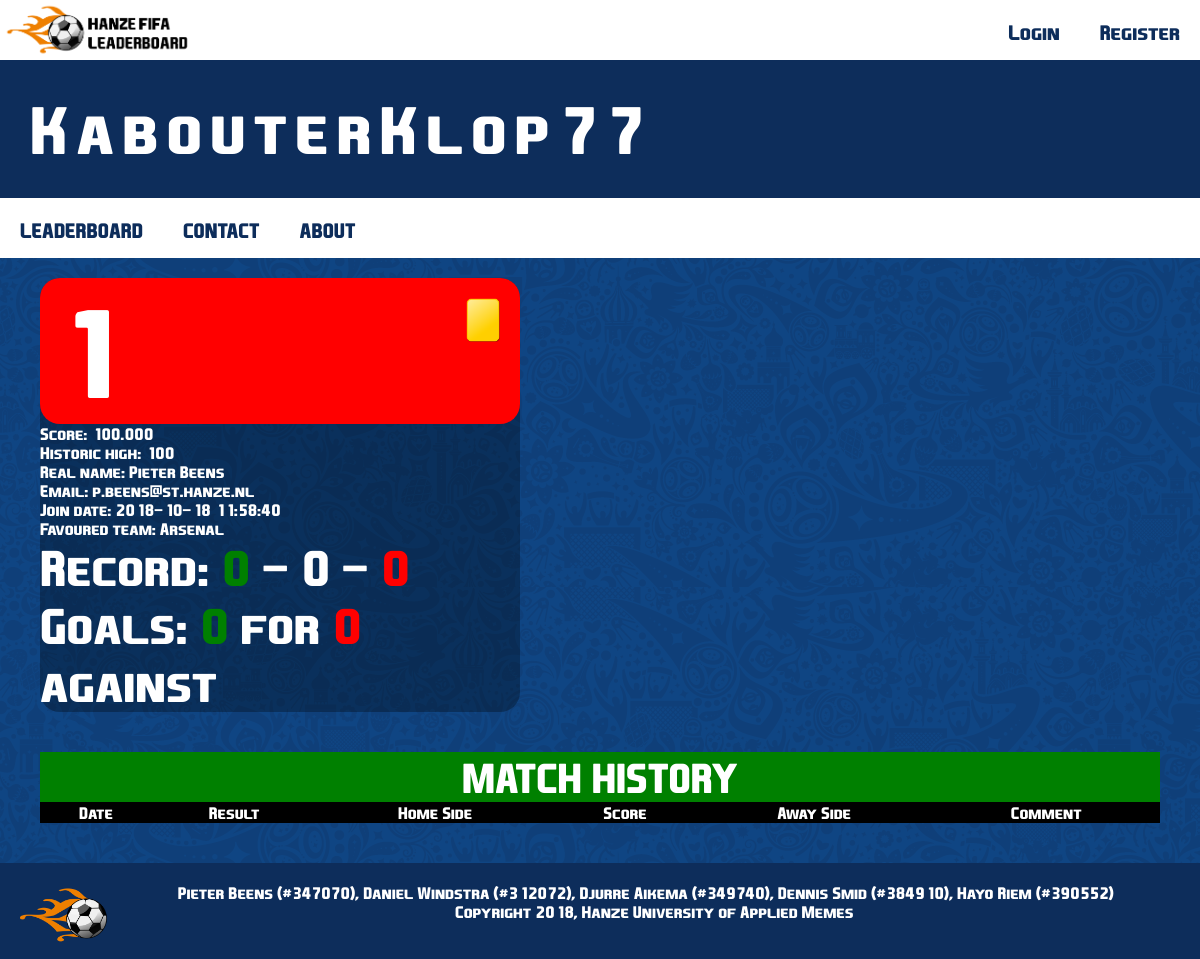
The app's page /profile.php?user=2, older data.
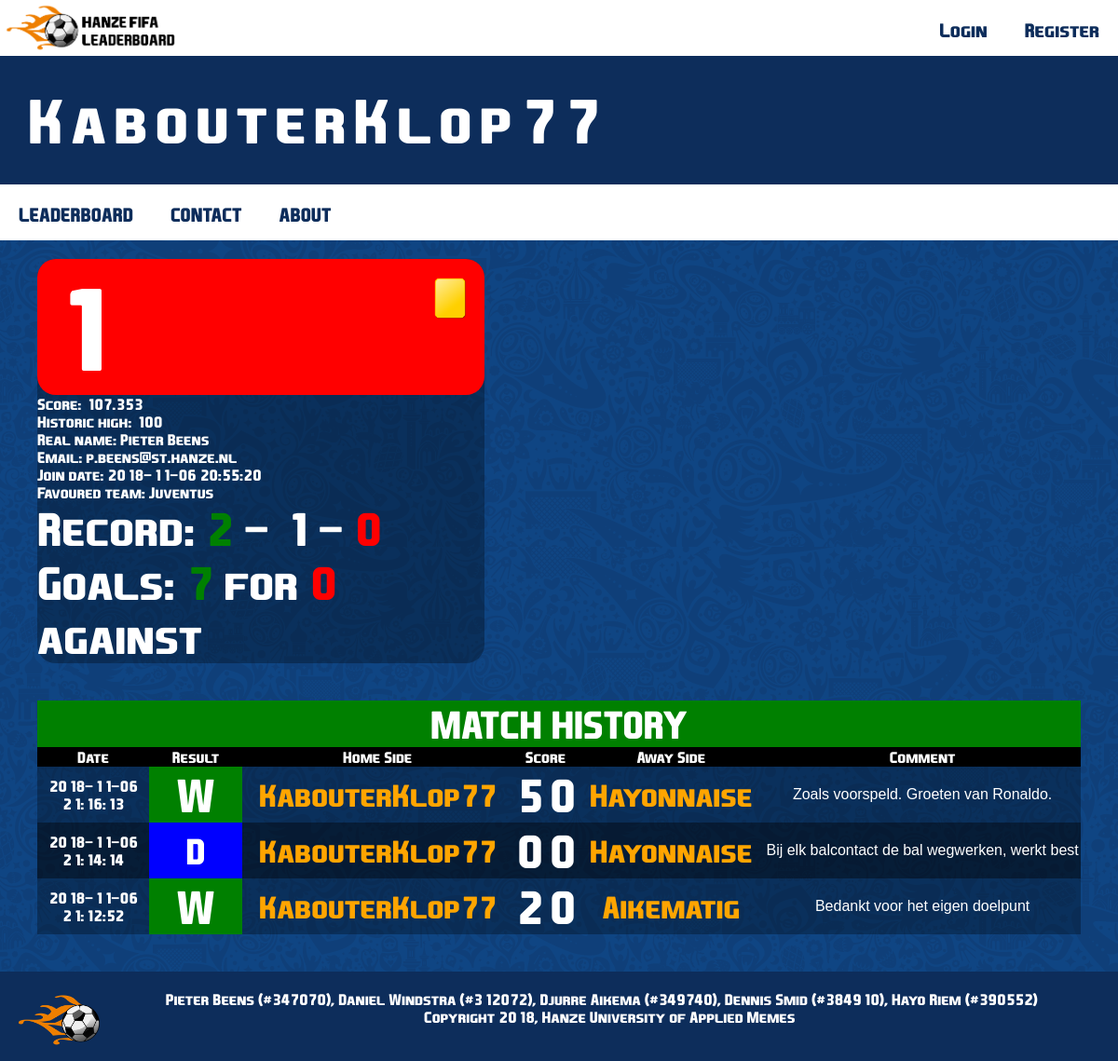
The same page, newer data.
### tables this page shows
CREATE TABLE `users` (
  `id` int(11) NOT NULL,
  `name` varchar(45) NOT NULL,
  `realname` varchar(45) DEFAULT NULL,
  `password` varchar(64) NOT NULL,
  `score` decimal(11,3) NOT NULL,
  `highscore` int(11) DEFAULT NULL,
  `email` varchar(45) NOT NULL,
  `confirmation` varchar(45) DEFAULT NULL,
  `avatar` varchar(512) DEFAULT NULL,
  `favteam` varchar(28) DEFAULT NULL,
  `roles_id` int(11) NOT NULL,
  `joindate` datetime NOT NULL,
  `salt` varchar(64) DEFAULT NULL
);

CREATE TABLE `results` (
  `id` int(11) NOT NULL,
  `homeplayer` int(11) NOT NULL,
  `awayplayer` int(11) NOT NULL,
  `homegoals` int(11) NOT NULL,
  `awaygoals` int(11) NOT NULL,
  `scorechange` decimal(11,3) DEFAULT NULL,
  `description` varchar(60) DEFAULT NULL,
  `datetime` datetime NOT NULL
);

### classes/DB.php (called while the page is built, shortened)
<?php
    class DB {
        private static $_instance = null;
        public static function conn()
        {
            if (!isset(self::$_instance)) {
                self::$_instance = new DB();
            }
            return self::$_instance;
        }
    }

### classes/Session.php (called while the page is built, shortened)
<?php
class Session
{
    public static function exists($name)
    {
        return (isset($_SESSION[$name])) ? true : false;
    }
}

### classes/User.php (called while the page is built, shortened)
<?php
class User
{
    private $_db,
        $_data,
        $_isLoggedIn;
    public function isLoggedIn()
    {
        return $this->_isLoggedIn;
    }
}

### profile.php (the view, shortened to what this page needs)
<?php
include('fifadbconn.php');
$query = "SELECT name, avatar, realname, email, highscore, joindate, favteam, score FROM users WHERE id = ".$_GET['user'];
$result = mysqli_query($db,$query) or die ('Error finding username');
$player = mysqli_fetch_assoc($result);
$query = "SELECT score FROM users WHERE score > ".$player['score'];
$result = mysqli_query($db,$query) or die ('Error comparing user scores');
$ranking = mysqli_num_rows($result) + 1;
$query = "SELECT id FROM cards WHERE accused = ".$_GET['user'];
$cardresult = mysqli_query($db,$query) or die ('Error counting cards');
if (mysqli_num_rows($cardresult) > 1) {$card = "layouts/images/redcard.png";}
elseif (mysqli_num_rows($cardresult) == 1) {$card = "layouts/images/yellowcard.png";}
else {$card = "";}
$title = $player['name'];
include('layouts/header.php');
?>
<div class="leaderboardDiv" style="max-width:40%; border-radius:20px">
  <?php
  if ($card == "layouts/images/redcard.png" OR $card == "layouts/images/yellowcard.png"){
  ?>
  <img style="float:right;margin:20px;" class="leaderboardTekst" src="<?php echo $card?>">
<?php } ?>
  <div style="background-color:red;width:100%;border-radius:20px">
<table>
  <td style="font-size:120px"><?php echo $ranking ?></td></tr>
</table>
</div>
<?php
echo "Score: ".$player['score']."<br>Historic high: ".$player['highscore']."<br>Real name: ".$player['realname']."<br>Email: ".$player['email']."<br>Join date: ".$player['joindate']."<br>Favoured team: ".$player['favteam']."<br>";
$goalsfor = 0;
$goalsagainst = 0;
$wins = 0;
$draws = 0;
$losses = 0;
$query = "SELECT homegoals, awaygoals FROM results WHERE homeplayer = ".$_GET['user'];
$gfaresult = mysqli_query($db,$query) or die ('Error querying database: Homegames');
while ($gfa = mysqli_fetch_assoc($gfaresult)) {
  $goalsfor += $gfa['homegoals'];
  $goalsagainst += $gfa['awaygoals'];
  if ($gfa['awaygoals'] < $gfa['homegoals']) $wins++;
  elseif ($gfa['awaygoals'] > $gfa['homegoals']) $losses++;
  else $draws++;
}
echo "<td><font size=20><b>Record: <font color=green>".$wins."</font> - ".$draws." - <font color=red>".$losses."</font><br><td>";
echo "<b>Goals: <font color=green>".$goalsfor."</font> for <font color=red>".$goalsagainst."</font> against</font><br>";
$query = "SELECT `datetime`, scorechange, homeplayer, home.name AS homename, homegoals, awaygoals, awayplayer, away.name AS awayname, description";
$query .= " FROM results JOIN users home ON homeplayer = home.id JOIN users away ON awayplayer = away.id";
$query .= " WHERE homeplayer = ".$_GET['user']." OR awayplayer = ".$_GET['user'];
$query .= " ORDER BY `datetime` DESC";
$result = mysqli_query($db,$query) or die ('Error querying database');
?>
</div>
<div style="margin: 40px; background-color: rgba(0, 0, 0, 0.30)">
<table style="width:100%">
<tr>
<td style=font-size:30pt;text-align:center;background-color:green colspan=7>MATCH HISTORY</td>
</tr><tr style=background-color:black>
<th>Date</th><th>Result</th><th>Home Side</th><th colspan=2>Score</th><th>Away Side</th><th>Comment</th></tr>
<?php
while ($row = mysqli_fetch_assoc($result)) {
  if ($row['homeplayer'] == $_GET['user'] AND $row['homegoals'] > $row['awaygoals']) $wld = "<td width= 100 style=background-color:green;text-align:center;font-size:36pt><b>W</b></td>";
  elseif ($row['awayplayer'] == $_GET['user'] AND $row['homegoals'] < $row['awaygoals']) $wld = "<td width= 100 style=background-color:green;text-align:center;font-size:36pt><b>W</b></td>";
  elseif ($row['homeplayer'] == $_GET['user'] AND $row['homegoals'] < $row['awaygoals']) $wld = "<td width= 100 style=background-color:red;text-align:center;font-size:36pt><b>L</b></td>";
  elseif ($row['awayplayer'] == $_GET['user'] AND $row['homegoals'] > $row['awaygoals']) $wld = "<td width= 100 style=background-color:red;text-align:center;font-size:36pt><b>L</b></td>";
  else $wld = "<td style=background-color:blue;text-align:center;font-size:28pt><b>D</b></td>";
  ?>
  <tr>
  <td width=120 height=50><?php echo $row['datetime']?></td>
  <?php echo $wld ?>
  <td><b><a style=color:orange;font-size:24pt href=profile.php?user=<?php echo $row['homeplayer']?>><?php echo $row['homename']?></b></td>
  <td style=text-align:center;font-size:36pt><b><?php echo $row['homegoals']?></b></td>
  <td style=text-align:center;font-size:36pt><b><?php echo $row['awaygoals']?></b></td>
  <td><b><a style=color:orange;font-size:24pt href=profile.php?user=<?php echo $row['awayplayer']?>><?php echo $row['awayname']?></b></td>
  <td style=font-family:sans-serif;max-width:300><?php echo htmlspecialchars_decode($row['description'])?></td>
  </tr>
<?php
}
?>
</table>
</div>

### layouts/header.php (shortened to what this page needs)
<head>
    <link rel="stylesheet" type="text/css" href="layouts/style.css">
</head>
<body>
<div class="header">
    <a href="./"><img class="hanzeLogo" src="layouts/images/headerlogo.png"></a>
    <div class="headerRightDiv">
        <div class="button">
            <?php
            $user = new User;
            if ($user->isLoggedIn()) {
                if ($user->hasPermission('admin')) {
                    $is_admin = true;
                    ?>
                        <a style="color: red" href=profile.php?user=<?php echo escape($user->data()->id).">". escape($user->data()->name); ?></a>
                        <a href="logout.php">Logout</a>
                    <?php
                  }
                else {
                    $is_admin = false;
                    ?>
                        <a style="color: green" href=profile.php?user=<?php echo escape($user->data()->id).">". escape($user->data()->name); ?></a>
                        <a href="logout.php">Logout</a>
                    <?php
                }
            }
            else {
                $is_admin = false;
                echo '<a href="login.php">Login</a><a href="register.php">Register</a>';
            }
            ?>
        </div>
    </div>
</div>
<div class="blueBanner"><?php
    if (isset($title)) {
        echo $title;
    } else {
        echo "titel";
    }
    ?></div>
<div class="menuWrapper">
    <div class="button">
        <a href="leaderboard.php">LEADERBOARD</a>
        <?php if ($user->isLoggedIn())
        if ($is_admin == false) { ?>
            <a href=contact.php>CONTACT</a>
<?php     }
        ?>
        <a href="about.php">ABOUT</a>
    </div>
</div>
</body>

### layouts/style.css (style rules this page uses)
* { box-sizing: border-box; }
body { color:white; font-family:FIFA16; background-image: url(images/blue.png); background-repeat: repeat; margin: 0; }
.header { background-color: white; height: 60px; min-width: 400px; width: 100%; display: inline-block; }
.headerRightDiv { width: auto; height: 60px; float: right; background-color: white; }
.footer { background-color: #0D2D5B; color: white; height: 96px; width: 100%; text-align: center; font-family:FIFA16; padding: 20px; min-width: 400px }
.menuWrapper { width: 100%; background-color: white; display: inline-block; overflow: visible; position: sticky; top: 0; }
.button { display: inline-block; background-color: white; overflow: visible; height: 60px; width: auto; overflow: hidden; }
.button a { float: left; text-align: center; padding: 20px; height: 100%; font-size: 20px; font-family: FIFA16; color: #0D2D5B; }
* { text-decoration: none; }
.hanzeLogo { min-height: 60px; height: 60px; max-height: 10vh; }
.blueBanner { background-color: #0D2D5B; height: auto; font-size: 64px; font-family: FIFA16; letter-spacing: 8px; color: white; padding: 30px; max-width: 100%; min-width: 400px; }
.leaderboardDiv { margin: 40px; margin-top: 20px; background-color: rgba(0, 0, 0, 0.30); }
.leaderboardTekst { font-size: 44px; height: 44px; }

### profile.php (style rules this page uses)
table { border-collapse: collapse; }
td,tr { text-align:center; }
tr:nth-child(even) { background-color: rgba(0, 0, 0, 0.40); }

Row changes from the older to the newer data that the page shows:
changed users "KabouterKlop77": score "100.000" → "107.353"; joindate "2018-10-18 11:58:40" → "2018-11-06 20:55:20"; favteam "Arsenal" → "Juventus"
added results: datetime "2018-11-06 21:16:13", shows "W", homeplayer.name "KabouterKlop77", homegoals "5", awaygoals "0", awayplayer.name "Hayonnaise", description "Zoals voorspeld. Groeten van Ronaldo."
added results: datetime "2018-11-06 21:14:14", shows "D", homeplayer.name "KabouterKlop77", homegoals "0", awaygoals "0", awayplayer.name "Hayonnaise", description "Bij elk balcontact de bal wegwerken, werkt best"
added results: datetime "2018-11-06 21:12:52", shows "W", homeplayer.name "KabouterKlop77", homegoals "2", awaygoals "0", awayplayer.name "Aikematig", description "Bedankt voor het eigen doelpunt"
Text that changed along with them:
$wins: "0" → "2"
$draws: "0" → "1"
$goalsfor: "0" → "7"
